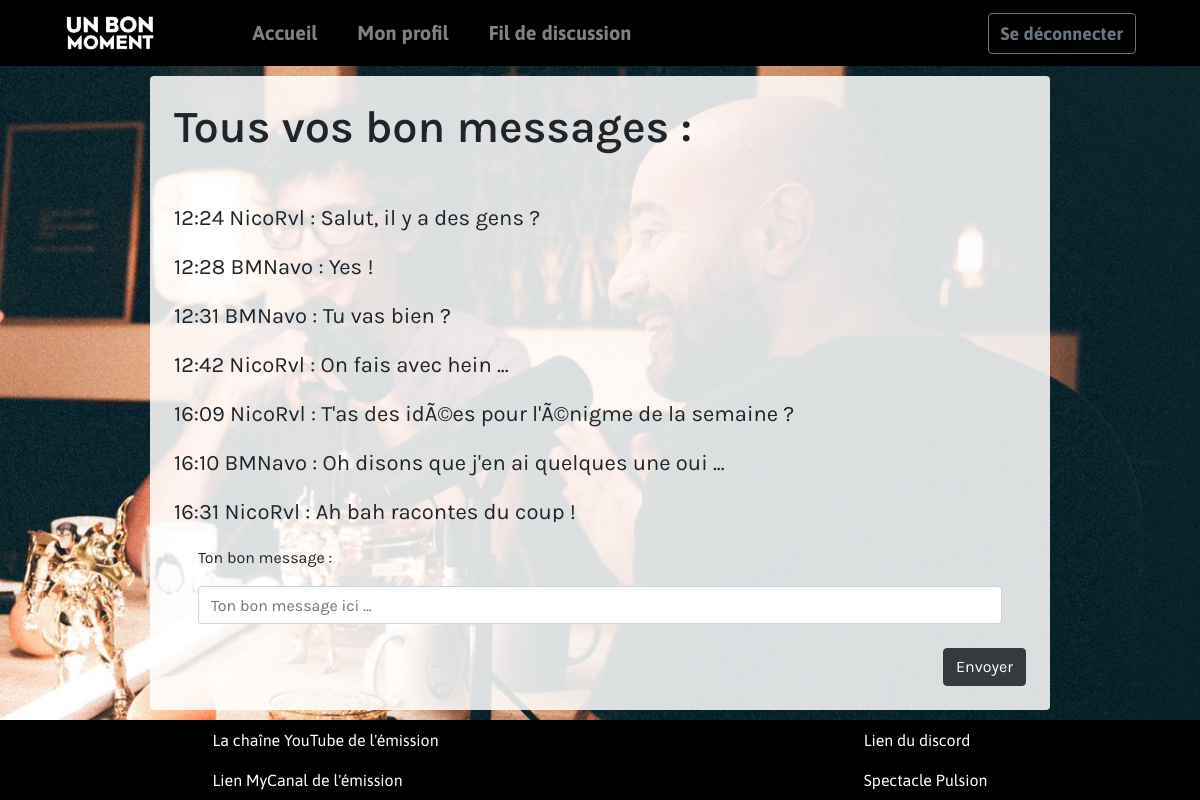
/pages/discussion.php (signed in), run on the app's committed database.
### tables this page shows
CREATE TABLE IF NOT EXISTS `messages` (
  `id` int(11) NOT NULL AUTO_INCREMENT,
  `message` varchar(140) NOT NULL,
  `id_utilisateurs` int(11) NOT NULL,
  `date` datetime NOT NULL,
  PRIMARY KEY (`id`)
);

CREATE TABLE IF NOT EXISTS `utilisateurs` (
  `id` int(11) NOT NULL AUTO_INCREMENT,
  `login` varchar(255) NOT NULL,
  `password` varchar(255) NOT NULL,
  PRIMARY KEY (`id`)
);

### config/functions.php (called while the page is built, shortened)
<?php
function list_message($db, $user, $pwd)
{
  $pdo = new PDO($db, $user, $pwd);
  $query = $pdo->query("SELECT messages.id, message, id_utilisateurs, utilisateurs.login, date FROM messages INNER JOIN utilisateurs ON messages.id_utilisateurs = utilisateurs.id ORDER BY messages.id ASC");
  if ($query) {
    $result = $query->fetchAll(PDO::FETCH_ASSOC);
    return $result;
  }
}

### pages/discussion.php (the view, shortened to what this page needs)
<?php
$root_index = '../';
$root_pages = '';
$root_config = '../config/';
$root_img = "../img/";
$root_css = "../css/";
require_once($root_config . 'config.php');
$messages = list_message($DB_connect, $DB_user, $DB_pwd);
?>
<!doctype html>
<html lang="fr" class="h-100">
<head>
  <link rel="stylesheet" href="<?= $root_css ?>custom.css">
  <link rel="stylesheet" href="https://stackpath.bootstrapcdn.com/bootstrap/4.3.1/css/bootstrap.min.css">
</head>
<body class="h-100 d-flex flex-column justify-content-between">
  <?php require_once($root_config . 'header.php') ?>
  <main class="h-100 d-flex flex-column justify-content-around align-items-center">
    <?php if (!empty($_SESSION)) : ?>
      <div class="container w-75 p-4 rounded d-flex flex-column">
        <h2 class="mb-5">Tous vos bon messages :</h2>
        <div id="fil">
          <?php if (!empty($messages)) : ?>
            <?php foreach ($messages as $message) : ?>
              <p>
                <?php $date = new DateTime($message['date']);
                echo $date->format('H:i'); ?>
                <?= $message['login'] . ' : ' . htmlentities($message['message']) ?></p>
            <?php endforeach ?>
          <?php endif; ?>
        </div>
        <form action="discussion.php" method="post" class="d-flex flex-column w-100">
          <div class="form-group m-4">
            <label for="message" class="mb-3">Ton bon message :</label>
            <input type="text" name="message" id="message" class="form-control" placeholder="Ton bon message ici ..." aria-describedby="helpId">
          </div>
          <div class="d-flex flex-row justify-content-between align-items-center w-100">
            <button type="submit" class="btn btn-dark">Envoyer</button>
          </div>
        </form>
      </div>
    <?php endif; ?>
  </main>
  <?php require_once($root_config . 'footer.php') ?>
</body>
</html>

### config/header.php (shortened to what this page needs)
<header>
  <nav class="navbar navbar-expand-sm navbar-dark" id="navbar">
    <a class="navbar-brand ml-5" href="<?= $root_index . 'index.php' ?>"><img src="<?= $root_img ?>logo_unbonmoment.png"" alt=""></a>
      <div class="collapse navbar-collapse ml-5" id="collapsibleNavId">
        <ul class="navbar-nav mr-auto mt-2 mt-lg-0">
          <li class="nav-item <?php if ($_SERVER['SCRIPT_NAME'] === '/discussion/index.php') : ?>active<?php endif; ?> ml-4">
            <a class="nav-link" href="<?= $root_index . 'index.php' ?>">Accueil</a>
          </li>
          <?php if (empty($_SESSION)) : ?>
            <li class="nav-item <?php if ($_SERVER['SCRIPT_NAME'] === '/discussion/pages/inscription.php') : ?>active<?php endif; ?> ml-4">
              <a class="nav-link" href="<?= $root_pages . 'inscription.php' ?>">Inscription</a>
            </li>
          <?php else : ?>
            <li class="nav-item <?php if ($_SERVER['SCRIPT_NAME'] === '/discussion/pages/profil.php') : ?>active<?php endif; ?> ml-4">
              <a class="nav-link" href="<?= $root_pages . 'profil.php' ?>">Mon profil</a>
            </li>
            <li class="nav-item <?php if ($_SERVER['SCRIPT_NAME'] === '/discussion/pages/discussion.php') : ?>active<?php endif; ?> ml-4">
              <a class="nav-link" href="<?= $root_pages . 'discussion.php' ?>">Fil de discussion</a>
            </li>
          <?php endif; ?>
        </ul>
        <?php if (empty($_SESSION)) : ?>
          <a href="<?= $root_pages . 'connexion.php' ?>"><button class="btn btn-outline-secondary my-2 my-sm-0 mr-5">Se connecter</button></a>
        <?php else : ?>
          <a href="<?= $_SERVER['PHP_SELF'] . '?d' ?>"><button class="btn btn-outline-secondary my-2 my-sm-0 mr-5">Se déconnecter</button></a>
        <?php endif ?>
      </div>
  </nav>
</header>

### config/footer.php
<footer>
  <div class="d-flex flex-row justify-content-around">
    <nav class="nav flex-column justify-content-center">
      <a class="nav-link" href="https://www.youtube.com/channel/UC-6TxFNjRXDwCBicVMmK5vg">La chaîne YouTube de l'émission</a>
      <a class="nav-link" href="https://www.canalplus.com/divertissement/un-bon-moment/h/14865815_50001">Lien MyCanal de l'émission</a>
    </nav>
    <nav class="nav flex-column justify-content-center">
      <a class="nav-link" href="https://discord.com/invite/4spwWa8">Lien du discord</a>
      <a class="nav-link" href="https://www.youtube.com/watch?v=u41ujNodvnM">Spectacle Pulsion</a>
    </nav>
  </div>
</footer>

### css/custom.css (style rules this page uses)
.navbar { background-color: #000000; font-family: "Asap, bold"; font-size: 20px; font-weight: bold; }
.navbar img { height: 40px; }
.navbar .btn-outline-secondary { font-size: 18px; }
footer { font-family: "Asap, regular"; background-color: #000000; }
footer .nav-link { color: #ffffff; font-weight: normal; }
main { background-image: url("../img/background.jpg"); background-size: cover; background-repeat: no-repeat; font-family: "Karla"; }
main .container { background-color: #ffffffda; }
main h2 { font-size: 45px; font-weight: 600; }
main p { font-size: 22px; }
#fil { overflow: scroll; overflow-x: hidden; height: 20em; }

### data on the page
messages: date "12:24", id_utilisateurs.login "NicoRvl", message "Salut, il y a des gens ?"
messages: date "12:28", id_utilisateurs.login "BMNavo", message "Yes !"
messages: date "12:31", id_utilisateurs.login "BMNavo", message "Tu vas bien ?"
messages: date "12:42", id_utilisateurs.login "NicoRvl", message "On fais avec hein ..."
messages: date "16:09", id_utilisateurs.login "NicoRvl", message "T'as des idÃ©es pour l'Ã©nigme de la semaine ?"
messages: date "16:10", id_utilisateurs.login "BMNavo", message "Oh disons que j'en ai quelques une oui ..."
messages: date "16:31", id_utilisateurs.login "NicoRvl", message "Ah bah racontes du coup !"
